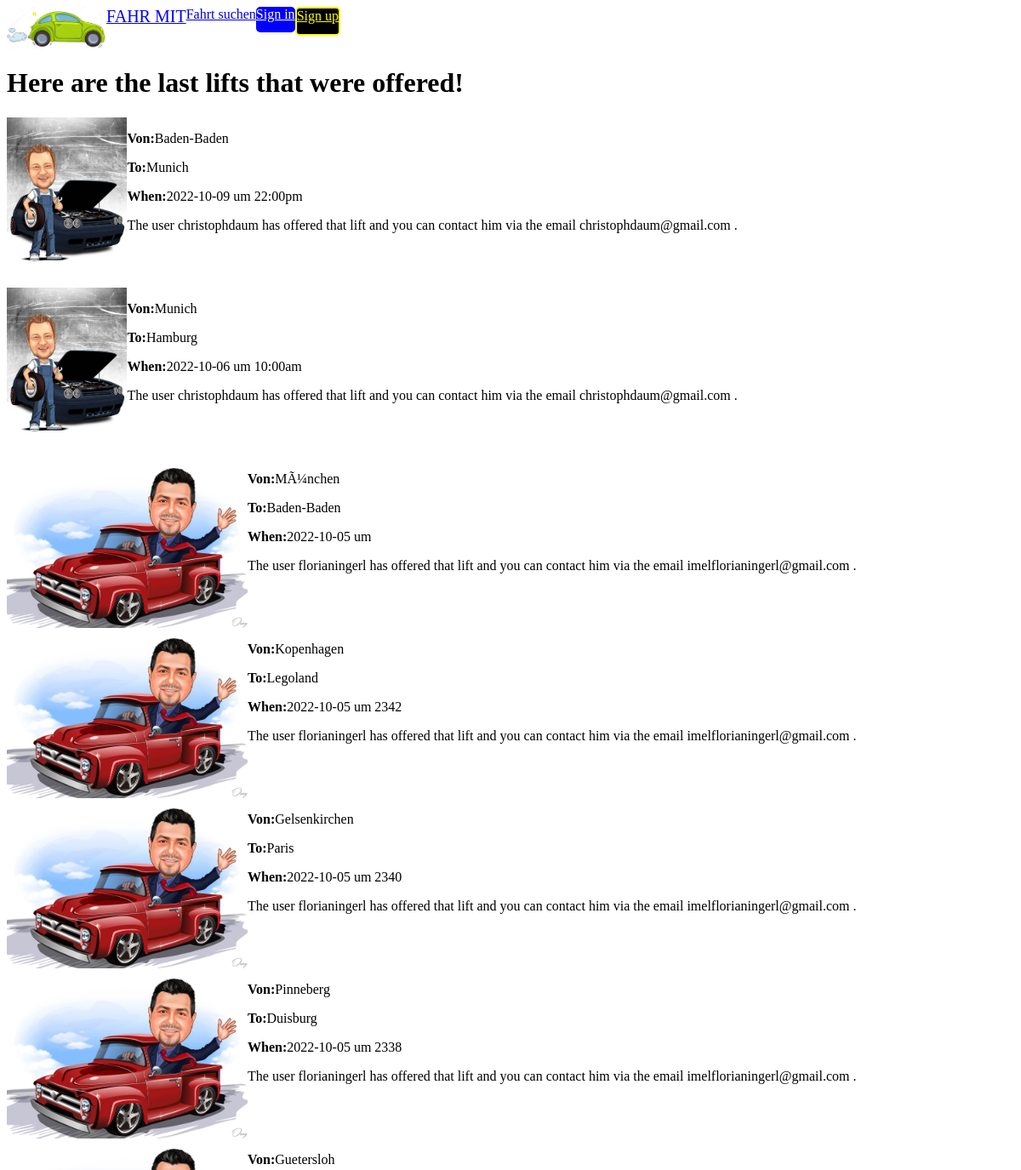
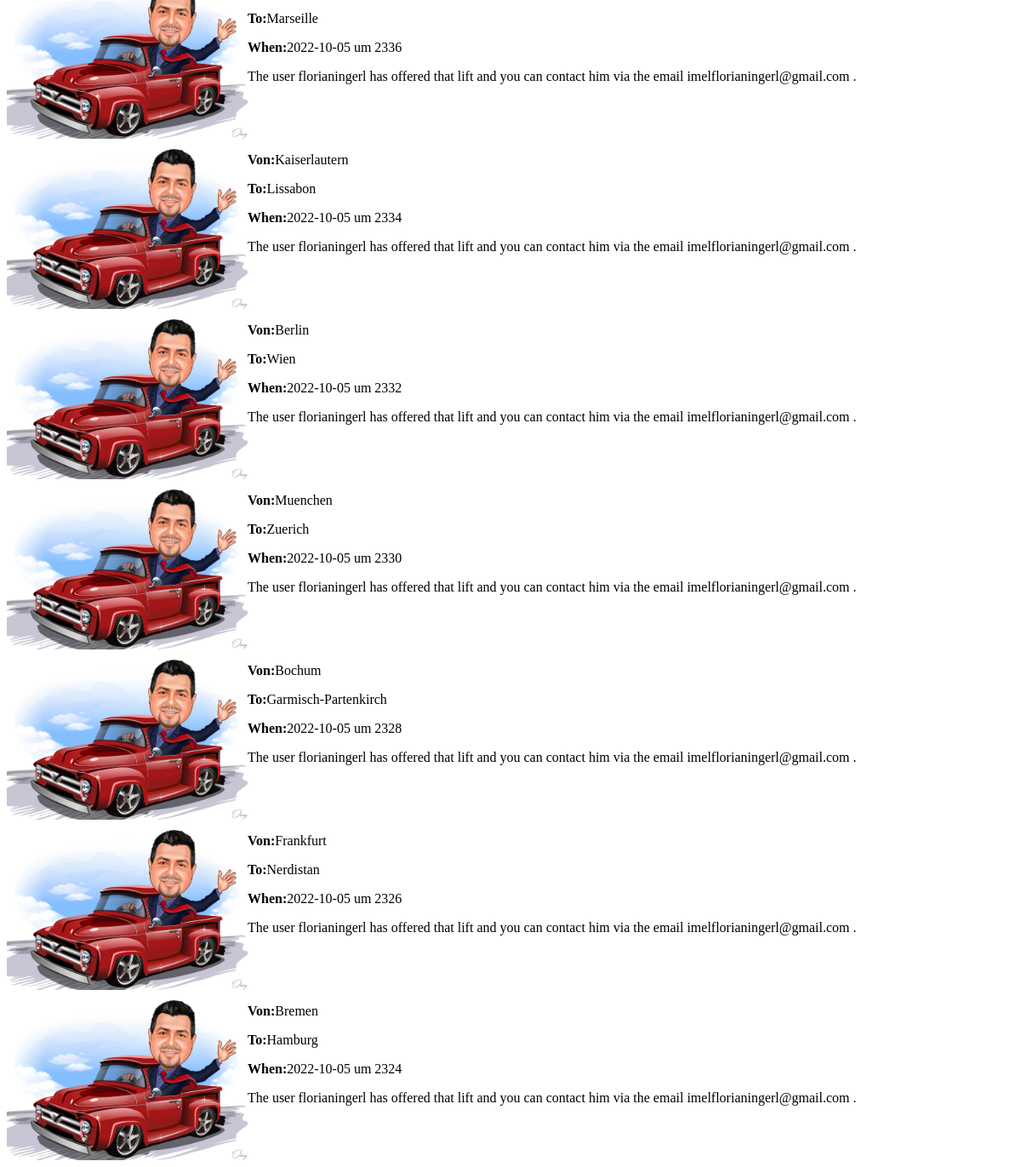
The page / on the database its author committed (2 pictures, top to bottom).
### tables this page shows
CREATE TABLE IF NOT EXISTS `fahrten` (
  `fahrtennummer` int(11) NOT NULL AUTO_INCREMENT,
  `zeit` varchar(200) DEFAULT NULL,
  `von` varchar(200) DEFAULT NULL,
  `nach` varchar(200) DEFAULT NULL,
  `plaetze` int(11) DEFAULT NULL,
  `userid` int(10) DEFAULT NULL,
  `datum` date NOT NULL,
  PRIMARY KEY (`fahrtennummer`)
);

CREATE TABLE IF NOT EXISTS `users` (
  `id` int(10) UNSIGNED NOT NULL AUTO_INCREMENT,
  `username` varchar(300) NOT NULL,
  `email` varchar(300) NOT NULL,
  `password` varchar(50) NOT NULL,
  PRIMARY KEY (`id`)
);

### imageutils.php (called while the page is built, shortened)
<?php
function getImageFromUsername($username){
    $dir = "assets/img/users/";
    if(file_exists( $dir . $username . ".png")){
        return  $dir . $username . ".png";
    }
    else if (file_exists($dir . $username . ".jpg") ) {
        return $dir . $username . ".jpg";
    }
}
function getImageFromId($conn, $id){
    $sql = "select username from users where id = $id";
    $stmt = $conn->prepare($sql);
    $stmt->execute();
    $stmt->setFetchMode(PDO::FETCH_ASSOC);
    $result = $stmt->fetchAll();
    return getImageFromUsername($result[0]['username']);
}
function getUserFromId($conn, $id){
    $sql = "select * from users where id = $id";
    $stmt = $conn->prepare($sql);
    $stmt->execute();
    $stmt->setFetchMode(PDO::FETCH_ASSOC);
    $result = $stmt->fetchAll();
    return $result[0];
}
?>

### index.php (the view, shortened to what this page needs)
<html>
<head>
</head>
<body>
    <?php
    include_once("header.php");
    include_once("imageutils.php");
    ?>
    <h1>Here are the last lifts that were offered!</h1>
    <?php
    $stmt = $conn->prepare("SELECT * FROM fahrten order by datum desc");
    $stmt->execute();
    $stmt->setFetchMode(PDO::FETCH_ASSOC);
    $result = $stmt->fetchAll();
    for ($i = 0; $i < count($result); $i++) { ?>
        <div style="display:flex; flex-direction: row;">
            <img src="<?php echo getImageFromId($conn, $result[$i]['userid']); ?>" height="200px"></img>
            <div>
                <p><span style="font-weight:bold;">Von:</span><?php echo $result[$i]["von"]; ?> </p>
                <p><span style="font-weight:bold;">To:</span><?php echo $result[$i]["nach"]; ?> </p>
                <p><span style="font-weight:bold;">When:</span><?php echo $result[$i]["datum"] . " um " . $result[$i]["zeit"]; ?> </p>
                <?php
                $id = $result[$i]['userid'];
                $user = getUserFromId($conn, $id);
                ?>
                <p>
                    The user <?php echo $user['username']; ?> has offered that lift and you can contact him via the email <?php echo $user['email']; ?> . </p>
            </div>
        </div>
    <?php
    }
    ?>
</body>
</html>

### header.php (shortened to what this page needs)
<?php
include_once("mysql.php");
include_once("imageutils.php");
?>
<div id="header">
    <a href="index.php"><img src="assets/img/logo.png" alt="" height="50px"></img></a>
    <a href="index.php"><span id="logo">Fahr mit</span></a>
    <a href="searchfahrt.php">Fahrt suchen</a>
    <?php if (!isset($_SESSION['loggedUser'])) { ?>
        <a href="login.php" class="signin">Sign in</a>
        <a href="signup.php" class="signup">Sign up</a>
    <?php } ?>
</div>

### header.php (style rules this page uses)
#header { display: flex; flex-direction: row; }
#logo { text-transform: uppercase; color: blue; font-size: 20px; }
.signin { border-radius: 5px; height: 30px; text-align: center; background-color: blue; color: white; }
.signup { border-radius: 5px; height: 30px; text-align: center; background-color: black; color: yellow; border: 2px solid yellow; }

### rows shown on the page
fahrten: userid.username (picture), von "Baden-Baden", nach "Munich", datum "2022-10-09", zeit "22:00pm", userid.username "christophdaum", userid.email "christophdaum@gmail.com"
fahrten: userid.username (picture), von "Munich", nach "Hamburg", datum "2022-10-06", zeit "10:00am", userid.username "christophdaum", userid.email "christophdaum@gmail.com"
fahrten: userid.username (picture), von "MÃ¼nchen", nach "Baden-Baden", datum "2022-10-05", userid.username "florianingerl", userid.email "imelflorianingerl@gmail.com"
fahrten: userid.username (picture), von "Kopenhagen", nach "Legoland", datum "2022-10-05", zeit "2342", userid.username "florianingerl", userid.email "imelflorianingerl@gmail.com"
fahrten: userid.username (picture), von "Gelsenkirchen", nach "Paris", datum "2022-10-05", zeit "2340", userid.username "florianingerl", userid.email "imelflorianingerl@gmail.com"
fahrten: userid.username (picture), von "Pinneberg", nach "Duisburg", datum "2022-10-05", zeit "2338", userid.username "florianingerl", userid.email "imelflorianingerl@gmail.com"
fahrten: userid.username (picture), von "Guetersloh", nach "Marseille", datum "2022-10-05", zeit "2336", userid.username "florianingerl", userid.email "imelflorianingerl@gmail.com"
fahrten: userid.username (picture), von "Kaiserlautern", nach "Lissabon", datum "2022-10-05", zeit "2334", userid.username "florianingerl", userid.email "imelflorianingerl@gmail.com"
fahrten: userid.username (picture), von "Berlin", nach "Wien", datum "2022-10-05", zeit "2332", userid.username "florianingerl", userid.email "imelflorianingerl@gmail.com"
fahrten: userid.username (picture), von "Muenchen", nach "Zuerich", datum "2022-10-05", zeit "2330", userid.username "florianingerl", userid.email "imelflorianingerl@gmail.com"
fahrten: userid.username (picture), von "Bochum", nach "Garmisch-Partenkirch", datum "2022-10-05", zeit "2328", userid.username "florianingerl", userid.email "imelflorianingerl@gmail.com"
fahrten: userid.username (picture), von "Frankfurt", nach "Nerdistan", datum "2022-10-05", zeit "2326", userid.username "florianingerl", userid.email "imelflorianingerl@gmail.com"
fahrten: userid.username (picture), von "Bremen", nach "Hamburg", datum "2022-10-05", zeit "2324", userid.username "florianingerl", userid.email "imelflorianingerl@gmail.com"
